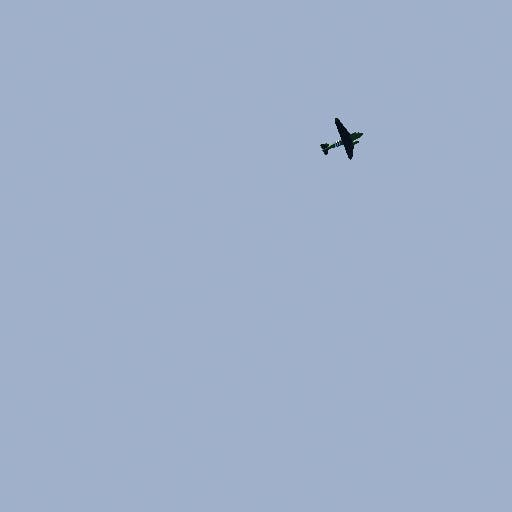
#> input picture img.jpg, 512 x 512 px
$ python -i detection.py   (imports and definitions only)
#> lines starting #> are read from the running program, lines starting #| are printed output that depends on the picture; after the words box and inside, x2 and y2 are one past the last pixel; in counts of white or black regions, pixels touching at a corner belong together
import cv2
import numpy as np
import scipy.ndimage
from skimage.filters import threshold_otsu

def detection(payload):
    # 1. Проверка входных данных
#> called with payload = '../img.jpg'
    if payload is None:
        return None, None, None

    # 2. Загрузка изображения с проверкой
    try:
        if isinstance(payload, str):
            import os
            if not os.path.exists(payload):
                print(f"Файл не найден: {payload}")
                return None, None, None
            img = cv2.imread(payload, cv2.IMREAD_GRAYSCALE)
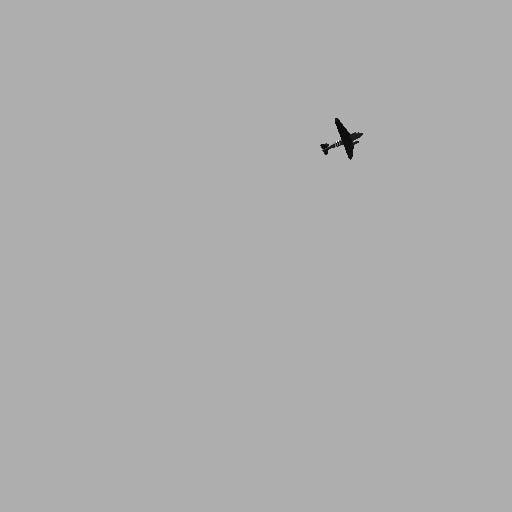
#> img: shape (512, 512); min 0, max 255, mean 173.7
        elif isinstance(payload, np.ndarray):
            img = cv2.cvtColor(payload, cv2.COLOR_BGR2GRAY) if len(payload.shape) == 3 else payload
        elif isinstance(payload, bytes):
            img = cv2.imdecode(np.frombuffer(payload, np.uint8), cv2.IMREAD_GRAYSCALE)
        else:
            print(f"Неподдерживаемый тип данных: {type(payload)}")
            return None, None, None
    except Exception as e:
        print(f"Ошибка загрузки изображения: {e}")
        return None, None, None

    # 3. Проверка, что изображение загружено
    if img is None:
        print("Не удалось загрузить изображение")
        return None, None, None

    # 4. Проверка размера изображения
    if img.size == 0:
        print("Пустое изображение")
        return None, None, None

    # 5. Медианная фильтрация с проверкой
    try:
        median_filtered = scipy.ndimage.median_filter(img, size=3)
    except Exception as e:
        print(f"Ошибка медианной фильтрации: {e}")
        median_filtered = img

    # 6. Порог Оцу с проверкой
    try:
        threshold = threshold_otsu(median_filtered)
#> threshold = 98

        # Проверка порога
        if threshold > 173 or threshold < 80:
            print(f"Порог вне допустимого диапазона: {threshold}")
            return None, None, None
    except Exception as e:
        print(f"Ошибка вычисления порога Оцу: {e}")
        return None, None, None

    # 7. Бинаризация
    try:
        predicted = np.uint8(median_filtered > threshold) * 255
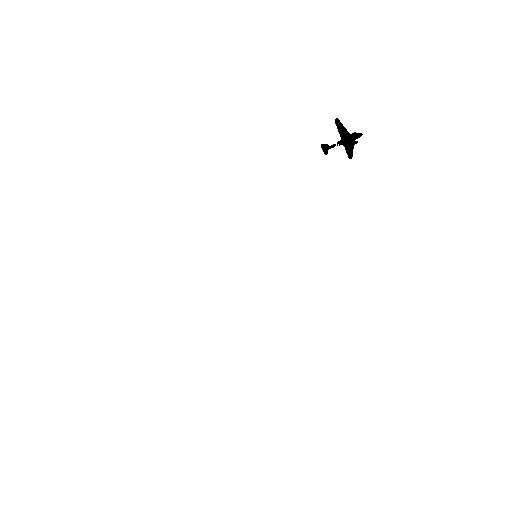
#> predicted: shape (512, 512); 99.8% white; 2 black regions, box (x1, y1, x2, y2) and area: (335, 118, 363, 159) 437, (321, 144, 336, 155) 86

    except Exception as e:
        print(f"Ошибка бинаризации: {e}")
        return None, None, None

    # 8. Пороговая обработка OpenCV
    try:
        _, thresh = cv2.threshold(img, threshold + 10, 255, cv2.THRESH_BINARY_INV)
#> thresh: shape (512, 512); 0.2% white; 1 white region
    except Exception as e:
        print(f"Ошибка пороговой обработки: {e}")
        return None, None, None

    # 9. Поиск контуров
    try:
        contours, _ = cv2.findContours(thresh, cv2.RETR_EXTERNAL, cv2.CHAIN_APPROX_SIMPLE)
#> contours = 1 contour; box (x1, y1, x2, y2) and area: (320, 118, 363, 160) 452

        if not contours:
            print("Контуры не найдены")
            return None, None, None

        # Проверяем что контуры не пустые
        contours = [c for c in contours if len(c) > 0]
        if not contours:
            print("Все контуры пустые")
            return None, None, None
    except Exception as e:
        print(f"Ошибка поиска контуров: {e}")
        return None, None, None

    # 10. Находим самый большой контур
    try:
        cnt = max(contours, key=cv2.contourArea)
#> cnt = contour of 110 points, box (x1, y1, x2, y2) (320, 118, 363, 160), area 452

        # Фильтрация по площади
        if cv2.contourArea(cnt) < 1:
            print(f"Контур слишком маленький: {cv2.contourArea(cnt)}")
            return None, None, None
    except ValueError as e:
        print(f"Ошибка поиска максимального контура: {e}")
        return None, None, None
    except Exception as e:
        print(f"Ошибка при работе с контурами: {e}")
        return None, None, None

    # 11. Вычисляем моменты
    try:
        M = cv2.moments(cnt)
#> M = moments, m00 452, centre m10/m00, m01/m00 = (343.5, 139.5)

        if M["m00"] == 0:
            print("Момент m00 равен нулю")
            return None, None, None
    except Exception as e:
        print(f"Ошибка вычисления моментов: {e}")
        return None, None, None

    # 12. Возвращаем результат с проверкой
    if predicted is not None and cnt is not None and M is not None:
        return predicted, cnt, M

    return None, None, None

>>> result = detection('../img.jpg')
